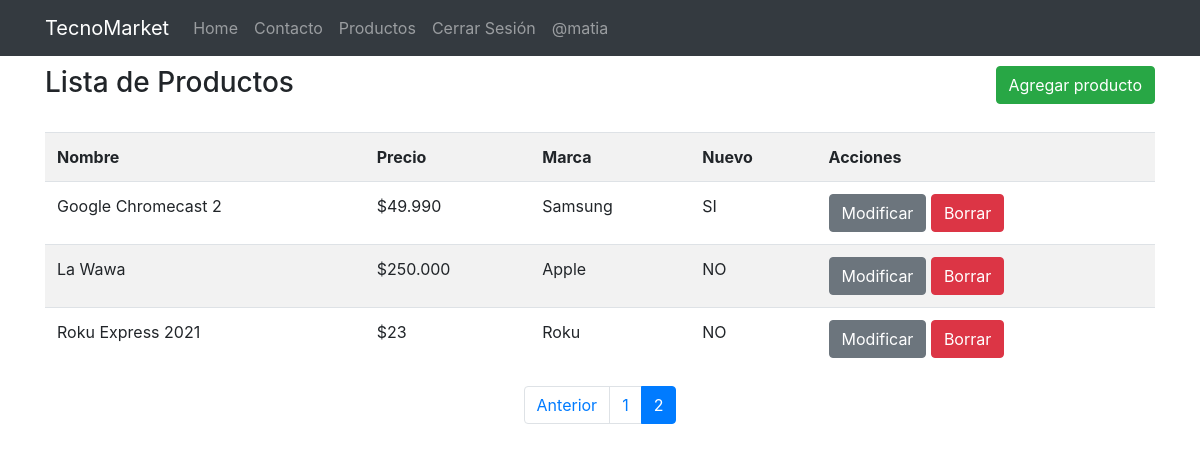
Page /listar/?page=2 (signed in) on the earlier database version.
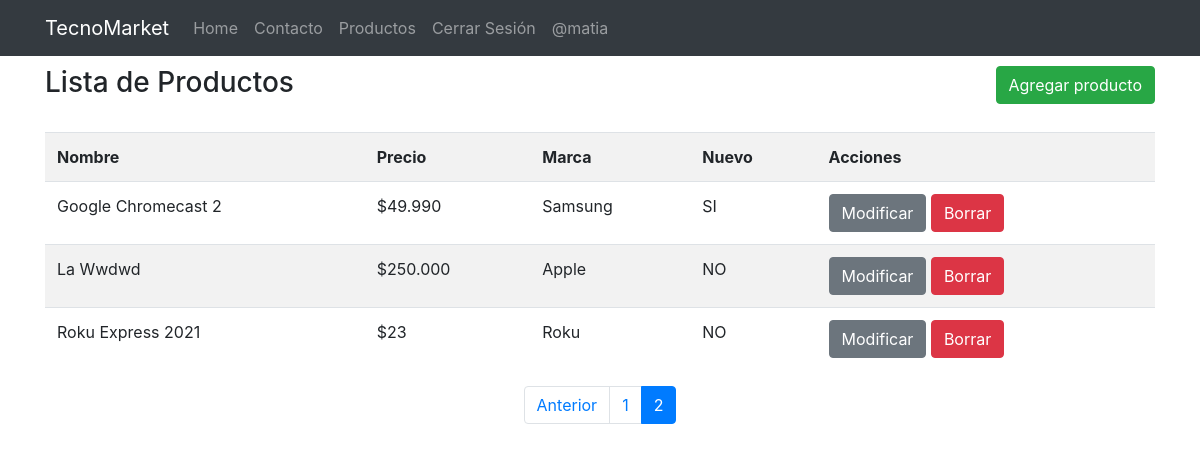
Same page on the later database version.
### app/models.py (models this page shows, shortened)
class Producto(models.Model):
    nombre = models.CharField(max_length=200)
    precio = models.IntegerField()
    descripcion = models.TextField()
    nuevo = models.BooleanField()
    marca = models.ForeignKey(Marca, on_delete=models.PROTECT)
    fecha_fabricacion = models.DateField()
    imagen = models.ImageField(upload_to="productos", null=True)

class Marca(models.Model):
    nombre = models.CharField(max_length=200)
    def __str__(self):
        return self.nombre

### app/views.py (the view)
# urls.py: path('listar/', listar, name="listar"),
@permission_required('app.view_producto')
def listar(request):
    productos =Producto.objects.all()
    page = request.GET.get('page', 1)
    try:
        paginator = Paginator(productos, 5)
        productos = paginator.page(page)
    except:
        raise Http404
    data = {
        'entity': productos, #entity para uso de paginador
        'paginator': paginator
    }
    return render(request, 'app/producto/listar.html', data)

### app/templates/app/producto/listar.html (shortened to what this page needs)
{% extends 'app/navbar.html' %}
{% block contenido %}
{% load humanize %}
{% load crispy_forms_tags %}
<div class="container">
    <div class="row" style="padding-top: 10px;">
        <div class="col-lg-6">
            <h3>Lista de Productos</h3>
        </div>
        {% if perms.app.add_producto %}
        <div class="col-lg-6">
            <a class="btn btn-success float-right" href="{% url 'agregar' %}">
                Agregar producto
            </a>
        </div>
        {% endif %}
    </div>
    <br>
    <table class="table table-striped table-hover">
        <tr>
            <th>Nombre</th>
            <th>Precio</th>
            <th>Marca</th>
            <th>Nuevo</th>
            <th>Acciones</th>
        </tr>
        {% for p in entity %}
        <tr>
            <td>{{ p.nombre | title }}</td>
            <td>${{ p.precio | intcomma }}</td>
            <td>{{ p.marca | title }}</td>
            <td>
                {% if p.nuevo %}
                SI
                {% else %}
                NO
                {% endif %}
            </td>
            <td>
                {% if perms.app.change_producto %}
                    <a href="{% url 'modificar' p.id %}" class="btn btn-secondary btm-sm">Modificar</a>
                {% endif %}
                {% if perms.app.delete_producto %}
                    <a href="{% url 'eliminar' p.id %}" class="btn btn-danger btm-sm">Borrar</a>
                {% endif %}
            </td>
        </tr>
        {% endfor %}
    </table>
    <div>
        {% include 'app/paginator.html' %}
    </div>
</div>
{% endblock %}

Differences in the rows shown:
changed Producto "Apple": nombre "La Wawa" → "La Wwdwd"
